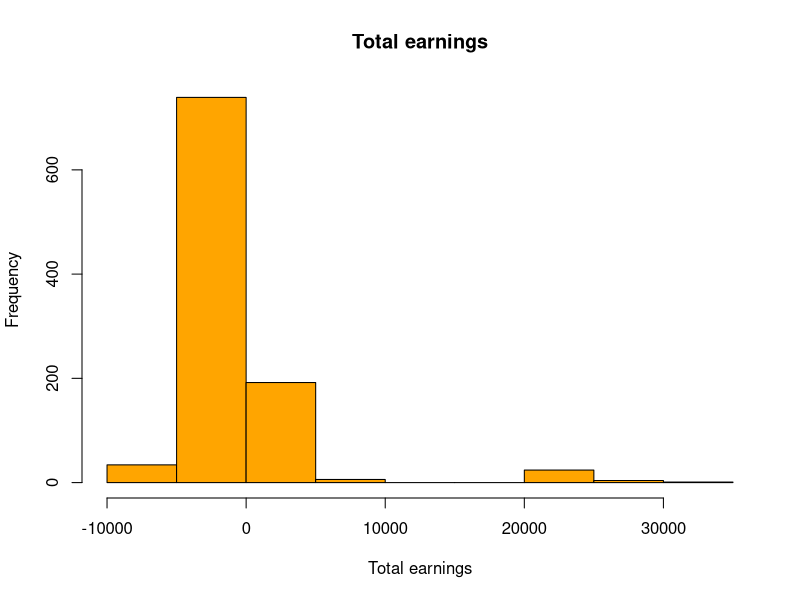

This chart was generated by the following R code:
buy_in <- 10


top_five_prizes <- c(35, 23, 18, 15, 13, 0)
top_five_probabilities <- c(1/100, 2/100, 3/100, 4/100, 8/100, 82/100)



simulate_tournament <- function() {
  num_players <- 30
  prize <- sample(top_five_prizes, 1, prob = top_five_probabilities)
  total <- prize
  
  for (i in 1:sample(0:4, 1)) {
    
    jackpot <- sample(c(1500, 25000, 0), 1, prob = c(1/1000, 1/100000, 99899/100000))
    howmany <- sample(c(0,1,2,3,4), 1, prob = c(5/6, 1/12, 1/30, 1/25, 9/200))
    bounty <- howmany * 1.25 * 1.2^sample(1:4, 1)
    total <- total + jackpot + bounty
  }
  return(total - buy_in)
}

num_sims <- 1000

num_iterations <- 1000

earnings_matrix <- replicate(num_iterations, replicate(num_sims, simulate_tournament()))

total_earnings <- colSums(earnings_matrix)


hist(total_earnings, main = "Total earnings", xlab = "Total earnings", col = "orange", border = "black")
mean(total_earnings)
